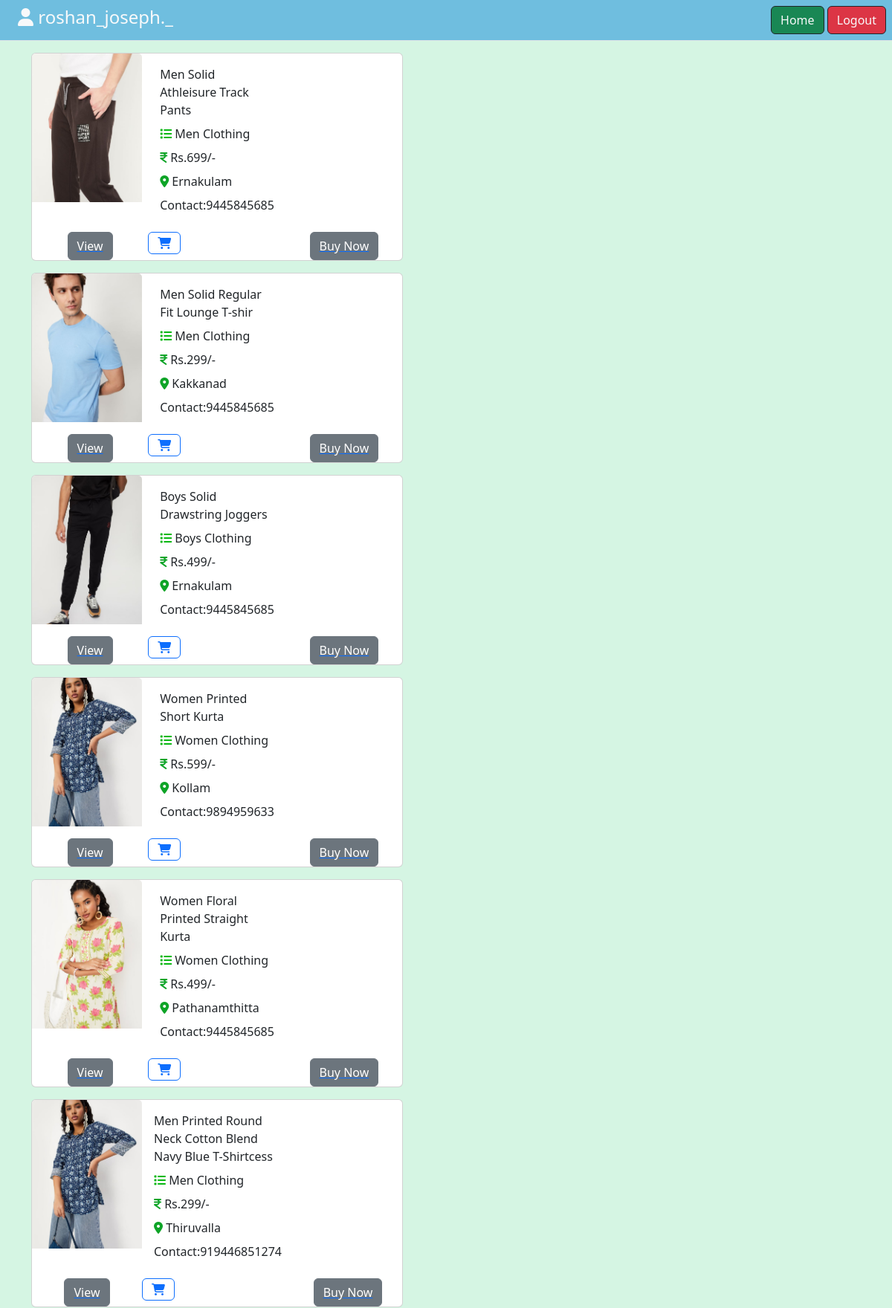
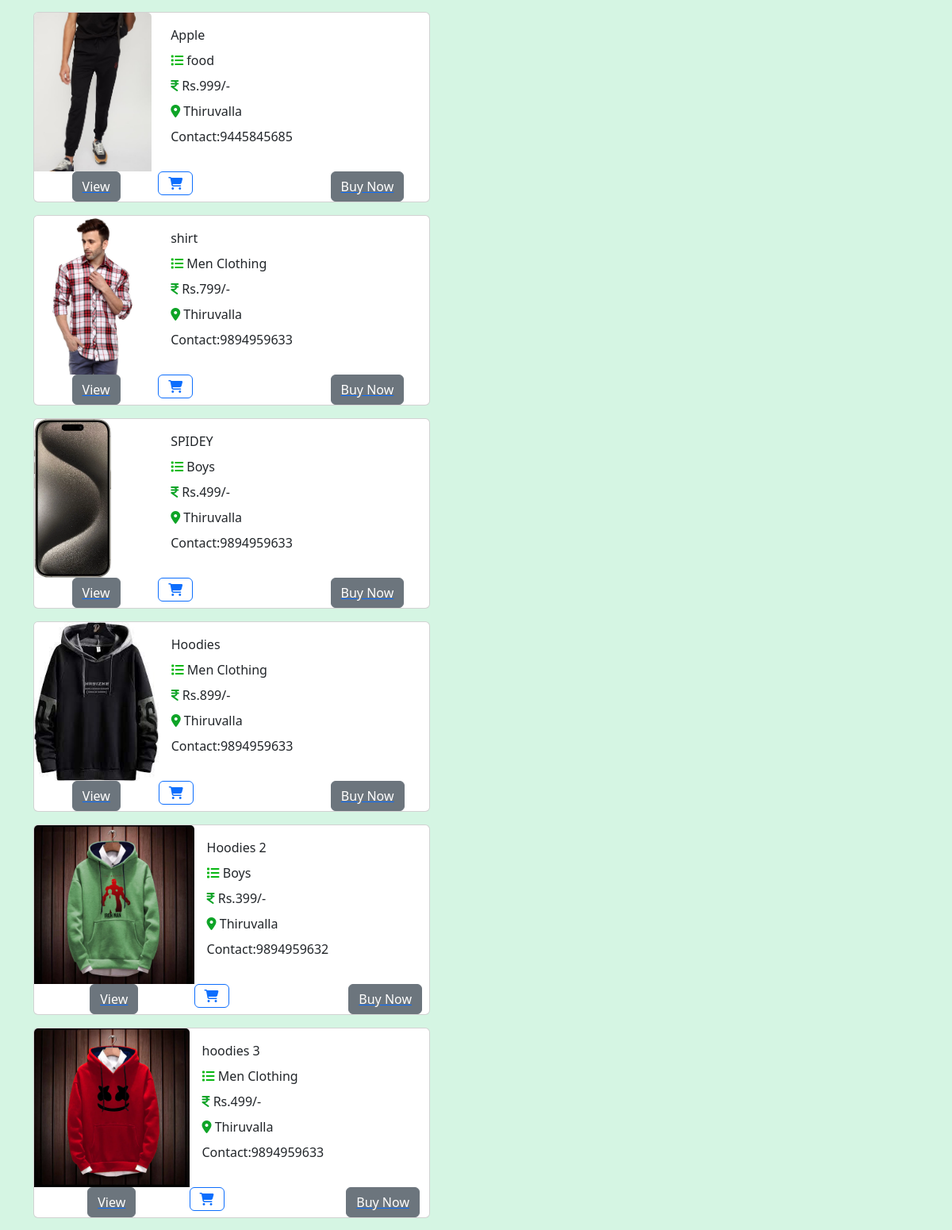
Page /listall (signed in, upper part) on the committed database (2 pictures, top to bottom).
### scrapbox/models.py (models this page shows, shortened)
class Scrapbox(models.Model):
    name=models.CharField(max_length=200)
    category=models.CharField(max_length=200)
    price=models.IntegerField()
    location=models.CharField(max_length=200)
    picture=models.ImageField(upload_to="images",null=True,blank=True)
    phone_no=models.CharField(max_length=200,null=True)
    description=models.CharField(max_length=500,null=True,blank=True)
    user=models.ForeignKey(User,on_delete=models.CASCADE,null=True)

### scrapbox/views.py (the view)
# urls.py: path('listall',views.ScrapboxListView.as_view(),name="list-all"),
@method_decorator(signin_required,name="dispatch")
class ScrapboxListView(View):
    def get(self,request,*args,**kwargs):
        qs=Scrapbox.objects.all()
        return render(request,"scrapboxlist.html",{"data":qs})

### scrapbox/views.py (called while the page is built)
def signin_required(fn):
    def wrapper(request,*args,**kwargs):
        if not request.user.is_authenticated:
            messages.error(request,"Sign in required")
            return redirect("signin")
        else:
            return fn(request,*args, **kwargs)
    return wrapper

### scrapbox/templates/scrapboxlist.html (shortened to what this page needs)
<!DOCTYPE html>
{%load static%}
<html lang="en">
<head>
    <link rel="stylesheet" href="https://cdnjs.cloudflare.com/ajax/libs/font-awesome/6.5.1/css/all.min.css">
    <link href="https://cdn.jsdelivr.net/npm/bootstrap@5.3.2/dist/css/bootstrap.min.css" rel="stylesheet">
</head>
<body style="background-color: #D5F5E3 ">
<nav class="navbar p-2 text-dark  border-bottom border-body text-dark text-start  " style="background-color: rgba(70, 169, 222, 0.714);" data-bs-theme="white">
        <div class="col-l-8  text-light  justify-content-center">
            <h4 class="ms-3">  <i class="fa-solid fa-user"></i> {{request.user}}</h4>
        </div>
          <div class="d-flex justify-content-end">
            <a href="{%url 'index'  %}" class="btn btn-info border-dark bg-success text-light">Home</a> &nbsp;<br>
            <a href="{%url 'signout'%}" class="ms-auto btn btn-warning border-dark bg-danger text-light" >Logout</a>
        </div>
</nav>
    <div class="container">
        {% for product in data %}
            <div class="card mb-3 mt-3" id={{product.id}} style="
                width: 500px;
                display: grid;
                grid-template-columns: repeat(3, 1fr);">
                <img class="card-img-top" src="{{product.picture.url}}" alt="img" style="width: auto; height: 200px;">
                <div class="card-body">
                    <p class="card-title">{{product.name}}</p>
                    <p class="card-title"><i class="fa-solid fa-list" style="color: #06b711;"></i>  {{product.category}}</p>
                    <p class="card-title"><i class="fa-solid fa-indian-rupee-sign" style="color: #0ea427;"></i>  Rs.{{product.price}}/-</p>
                    <p class="card-title"><i class="fa-solid fa-location-dot" style="color: #0ea427;"></i>    {{product.location}}</p>
                    <p class="card-title">Contact:{{product.phone_no}}</p>
                </div>
              <a class="d-flex justify-content-center" href="{%url 'itemview' product.id %}"><button class="btn btn-secondary">View</button></a>
              <form action="{% url 'addtocart' product.id %}" method="post" data-bs-toggle="tooltip" data-bs-placement="bottom">
                <button class="btn btn-outline-primary d-flex justify-content-evenly" type="submit" name="action" value="addtocart">
                  <i class="fa-solid fa-cart-shopping"></i>
                </button>
              </form>
              <a class="d-flex justify-content-evenly" href="{%url 'shipping' product.id%}"><button class="btn btn-secondary">Buy Now</button></a>
            </div>
      {%endfor%}
    </div>
</body>
</html>

### rows in the picture
Scrapbox: picture (picture), name "Men Solid Athleisure Track Pants", category "Men Clothing", price "699", location "Ernakulam", phone_no "9445845685"
Scrapbox: picture (picture), name "Men Solid Regular Fit Lounge T-shir", category "Men Clothing", price "299", location "Kakkanad", phone_no "9445845685"
Scrapbox: {{ product.id }} 5 (drawn), picture (picture), name "Boys Solid Drawstring Joggers", category "Boys Clothing", price "499", location "Ernakulam", phone_no "9445845685"
Scrapbox: picture (picture), name "Women Printed Short Kurta", category "Women Clothing", price "599", location "Kollam", phone_no "9894959633"
Scrapbox: picture (picture), name "Women Floral Printed Straight Kurta", category "Women Clothing", price "499", location "Pathanamthitta", phone_no "9445845685"
Scrapbox: picture (picture), name "Men Printed Round Neck Cotton Blend Navy Blue T-Shirtcess", category "Men Clothing", price "299", location "Thiruvalla", phone_no "919446851274"
Scrapbox: picture (picture), name "Apple", category "food", price "999", location "Thiruvalla", phone_no "9445845685"
Scrapbox: picture (picture), name "shirt", category "Men Clothing", price "799", location "Thiruvalla", phone_no "9894959633"
Scrapbox: picture (picture), name "SPIDEY", category "Boys", price "499", location "Thiruvalla", phone_no "9894959633"
Scrapbox: picture (picture), name "Hoodies", category "Men Clothing", price "899", location "Thiruvalla", phone_no "9894959633"
Scrapbox: picture (picture), name "Hoodies 2", category "Boys", price "399", location "Thiruvalla", phone_no "9894959632"
Scrapbox: picture (picture), name "hoodies 3", category "Men Clothing", price "499", location "Thiruvalla", phone_no "9894959633"

### other values in the picture
{{ request.user }} "roshan_joseph._"
